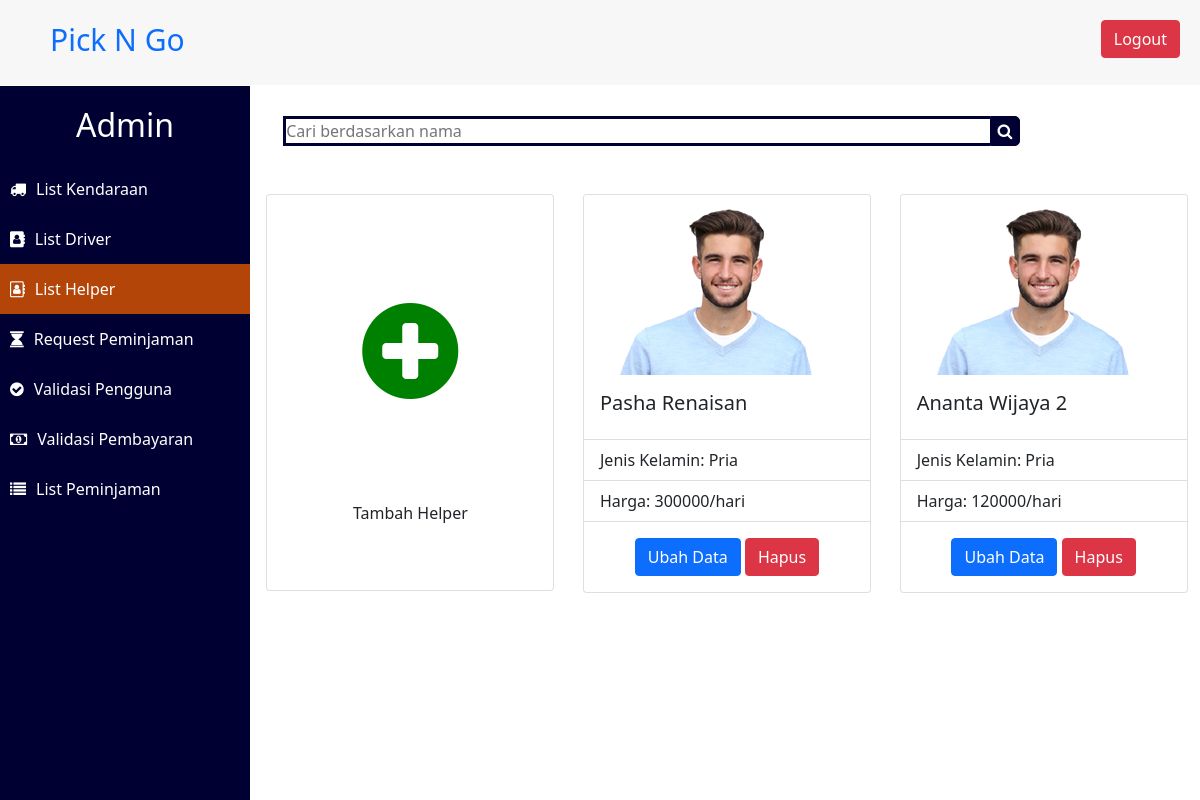
The page /Final_Project-Prak_Basdat/list_helper_admin.php (signed in) on the database as committed earlier.
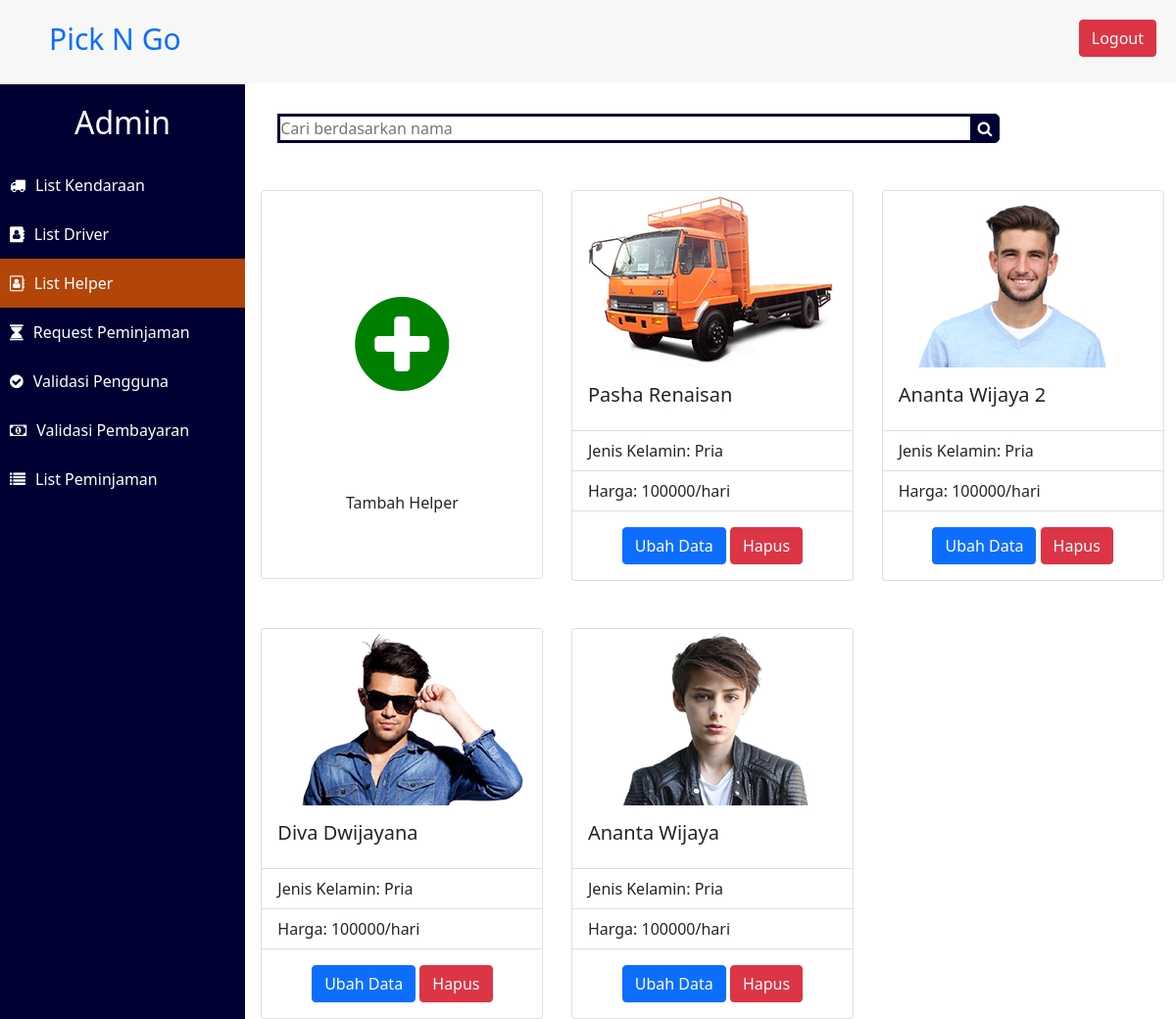
The same page on the database as committed later.
### tables this page shows
CREATE TABLE `helper` (
  `ID_helper` int(11) NOT NULL,
  `nama` varchar(30) NOT NULL,
  `jenis_kelamin` enum('Pria','Wanita') NOT NULL,
  `tarif` int(11) NOT NULL,
  `nama_foto` varchar(20) NOT NULL
);

### Final_Project-Prak_Basdat/functions.php (called while the page is built, shortened)
<?php
$conn = mysqli_connect("localhost", "root", "", "peminjaman_pickup_dan_truck_db");
function read($query) {
	global $conn;
	$result = mysqli_query($conn, $query);
	$records = [];
	while ($tuples = mysqli_fetch_assoc($result)) {
		$records[] = $tuples;
	}
	return $records;
}
?>

### Final_Project-Prak_Basdat/list_helper_admin.php (the view, shortened to what this page needs)
<?php
	require 'functions.php';
	$tuples = read("SELECT * FROM helper;");
?>
<!DOCTYPE html>
<html lang="en">
  <head>
    <link rel="stylesheet" href="https://cdnjs.cloudflare.com/ajax/libs/font-awesome/4.7.0/css/font-awesome.min.css">
    <link href="https://cdn.jsdelivr.net/npm/bootstrap@5.0.0-beta3/dist/css/bootstrap.min.css" rel="stylesheet">
    <link rel="stylesheet" type="text/css" href="styling.css">
  </head>
  <body>
  	<nav>
  		<a href="index.php" class="logo">Pick N Go</a>
  		<button type="button" id = "logout-button" class="btn btn-danger" data-bs-toggle="modal" data-bs-target="#modalLogout">
        Logout
      </button>
  	</nav>
  	<div class="sidebar">
  		<h2> Admin </h2>
  		<a href="beranda_admin.php"><i class="fa fa-truck"></i><span>List Kendaraan</span></a>
  		<a href="list_driver_admin.php"><i class = "fa fa-address-book"></i><span>List Driver</span></a>
  		<a href="list_helper_admin.php" style="background-color: #b34509;"><i class = "fa fa-address-book-o"></i><span>List Helper</span></a>
  		<a href="request_peminjaman_admin.php"><i class = "fa fa-hourglass"></i><span>Request Peminjaman</span></a>
  		<a href="validasi_user_admin.php"><i class = "fa fa-check-circle"></i><span>Validasi Pengguna</span></a>
      <a href="validasi_pembayaran_admin.php"><i class = "fa fa-money"></i><span>Validasi Pembayaran</span></a>
  		<a href="list_peminjaman_admin.php"><i class = "fa fa-list"></i><span>List Peminjaman</span></a>
  	</div>
    <div class = "content">
      <form action="" method="post" autocomplete="off" class="search-form">
        <div class="utility-bar">
            <div class="search-bar">
                <input type="text" placeholder = "Cari berdasarkan nama" class="search-field" name="keyword-search-helper">
                <button type="submit" class="fa fa-search search-button" name="search-helper"></button>
            </div>
        </div>
      </form>
      <div class="row card-container">
        <div class="col-xxl-3 col-xl-4 col-lg-6 col-md-6 col-sm-12">
            <div class="card mt-5 mx-auto btn" style="width: 18rem; height: 397px;">
              <i class = "fa fa-plus-circle" style="line-height: 300px; font-size: 7rem; color: green;" data-bs-toggle="modal" data-bs-target="#ModalForm"></i>
              <p>Tambah Helper</p>
            </div>
        </div>
        <?php foreach ($tuples as $tuple): ?>
          <div class="col-xxl-3 col-xl-4 col-lg-6 col-md-6 col-sm-12">
            <div class="card mt-5 mx-auto" style="width: 18rem;">
              <img class="card-img-top" src="Images/Helper/<?= $tuple["nama_foto"]; ?>" alt="Gambar <?= $tuple["nama"] ?>">
              <div class="card-body">
                <h5 class="card-title"><?= $tuple["nama"] ?></h5>
              </div>
              <ul class="list-group list-group-flush">
                <li class="list-group-item">Jenis Kelamin: <?= $tuple["jenis_kelamin"] ?></li>
                <li class="list-group-item">Harga: <?= $tuple["tarif"] ?>/hari</li>
              </ul>
              <div class="card-body text-center">
                <a class="btn btn-primary" role="button" onclick="updateData('<?= $tuple['ID_helper'] ?>', '<?= $tuple['nama'] ?>', '<?= $tuple['jenis_kelamin'] ?>', '<?= $tuple['tarif'] ?>', '<?= $tuple['nama_foto'] ?>')">Ubah Data</a>
                <a class="btn btn-danger" href="deletelogic.php?p_k=<?= $tuple["ID_helper"]; ?>&type=Helper" role="button" onclick="return confirm('Apakah anda yakin akan menghapus data helper <?= $tuple["nama"] ?>?')">Hapus</a>
              </div>
            </div>
          </div>
        <?php endforeach; ?>
      </div>
    </div>
  </body>
</html>

Rows that differ between the two databases and show on the page:
changed helper "Pasha Renaisan": nama_foto: a different picture; tarif "300000" → "100000"
changed helper "Ananta Wijaya 2": tarif "120000" → "100000"
added helper: nama_foto (picture), nama "Diva Dwijayana", jenis_kelamin "Pria", tarif "100000"
added helper: nama_foto (picture), nama "Ananta Wijaya", jenis_kelamin "Pria", tarif "100000"
